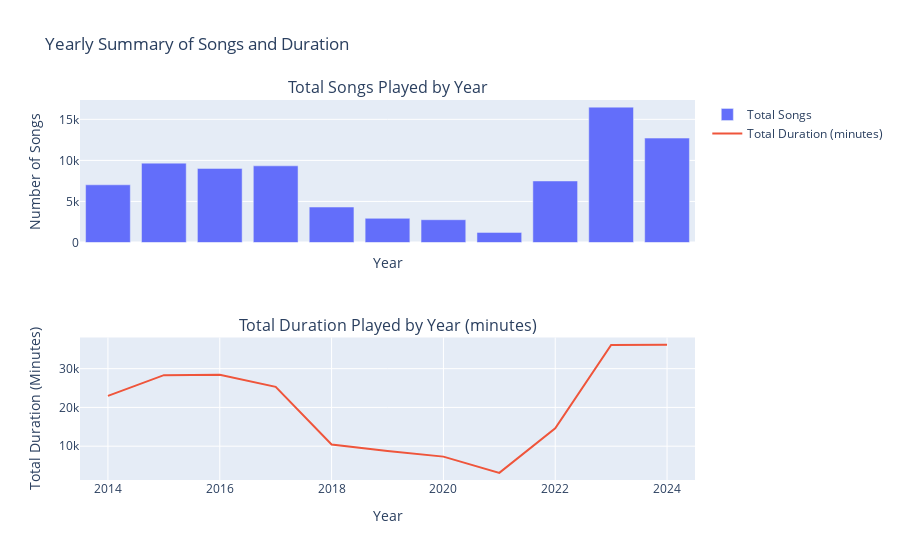

Notebook cell for this chart:
### Code cell
import plotly.graph_objects as go
from plotly.subplots import make_subplots

# Create subplots: two rows, one column
fig = make_subplots(
    rows=2, cols=1,
    subplot_titles=('Total Songs Played by Year', 'Total Duration Played by Year (minutes)'),
    shared_xaxes=True
)

# Bar chart for total songs
bar_trace = go.Bar(
    x=yearly_summary['year'],
    y=yearly_summary['total_songs'],
    name='Total Songs'
)

# Line chart for total duration
line_trace = go.Scatter(
    x=yearly_summary['year'],
    y=yearly_summary['total_minutes'],
    mode='lines',
    name='Total Duration (minutes)'
)

# Add traces to the subplots
fig.add_trace(bar_trace, row=1, col=1)
fig.add_trace(line_trace, row=2, col=1)

# Update layout for the combined figure
fig.update_layout(
    title_text='Yearly Summary of Songs and Duration',
    xaxis_title='Year',
    yaxis_title='Total Songs',
    xaxis2_title='Year',
    yaxis2_title='Total Duration (Minutes)',
    xaxis=dict(
        tickmode='linear', 
        tick0=2014,
        dtick=1,
        range=[2014, 2024]
    ),
    yaxis=dict(
        title='Number of Songs'
    ),
    yaxis2=dict(
        title='Total Duration (Minutes)'
    )
)

fig.show()

### Figure 1 — Plotly figure (JSON) as saved in the notebook; plotly's stock layout.template omitted (floating-point values rounded to 4 significant figures)
{"data": [{"name": "Total Songs", "type": "bar", "x": [2014, 2015, 2016, 2017, 2018, 2019, 2020, 2021, 2022, 2023, 2024], "xaxis": "x", "y": [7026, 9665, 9025, 9336, 4316, 2943, 2774, 1232, 7492, 16487, 12716], "yaxis": "y"}, {"mode": "lines", "name": "Total Duration (minutes)", "type": "scatter", "x": [2014, 2015, 2016, 2017, 2018, 2019, 2020, 2021, 2022, 2023, 2024], "xaxis": "x2", "y": [22970.0, 28320.0, 28430.0, 25310.0, 10420.0, 8758.0, 7306.0, 3113.0, 14590.0, 36120.0, 36200.0], "yaxis": "y2"}], "layout": {"annotations": [{"font": {"size": 16}, "showarrow": false, "text": "Total Songs Played by Year", "x": 0.5, "xanchor": "center", "xref": "paper", "y": 1, "yanchor": "bottom", "yref": "paper"}, {"font": {"size": 16}, "showarrow": false, "text": "Total Duration Played by Year (minutes)", "x": 0.5, "xanchor": "center", "xref": "paper", "y": 0.375, "yanchor": "bottom", "yref": "paper"}], "title": {"text": "Yearly Summary of Songs and Duration"}, "xaxis": {"anchor": "y", "domain": [0, 1], "dtick": 1, "matches": "x2", "range": [2014, 2024], "showticklabels": false, "tick0": 2014, "tickmode": "linear", "title": {"text": "Year"}}, "xaxis2": {"anchor": "y2", "domain": [0, 1], "title": {"text": "Year"}}, "yaxis": {"anchor": "x", "domain": [0.625, 1], "title": {"text": "Number of Songs"}}, "yaxis2": {"anchor": "x2", "domain": [0, 0.375], "title": {"text": "Total Duration (Minutes)"}}}}
